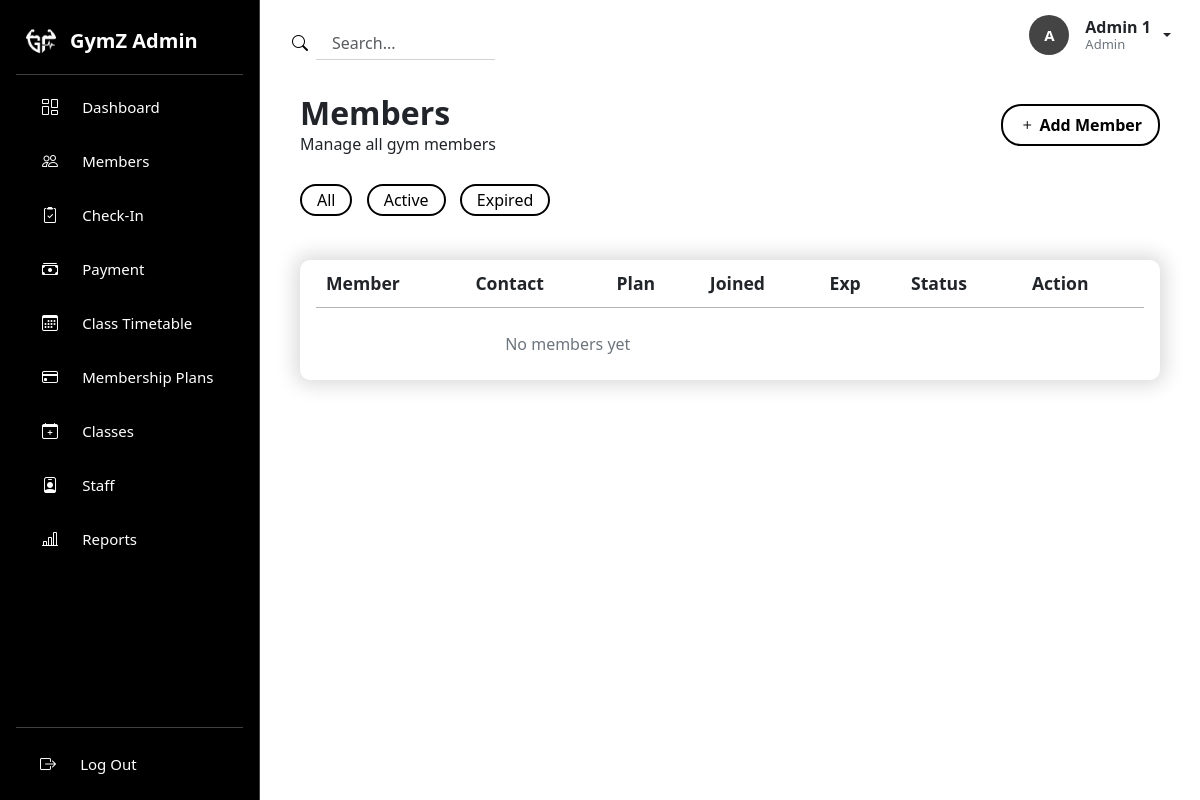
The app's page /operations/members.php (signed in), older data.
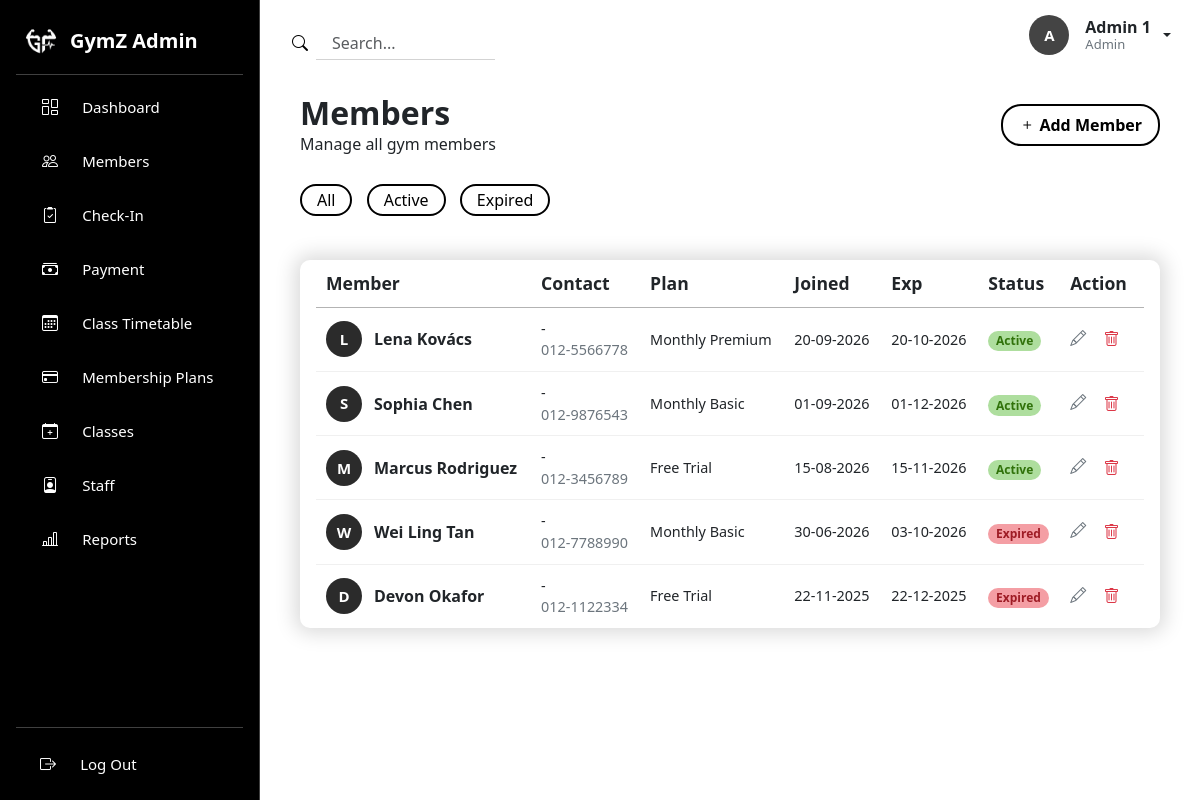
The same page, newer data.
### tables this page shows
CREATE TABLE members (
	member_id INT AUTO_INCREMENT PRIMARY KEY,
    name VARCHAR(255) NOT NULL,
    contact VARCHAR(20) NOT NULL,
    join_date DATE NOT NULL,
    plan_id INT NOT NULL, 
    expiry_date DATE NOT NULL,
    registered_by INT NOT NULL,
    CONSTRAINT fk_members_plan FOREIGN KEY (plan_id) REFERENCES membership_plans(plan_id),
    CONSTRAINT fk_members_user FOREIGN KEY (registered_by) REFERENCES users(user_id)
);

CREATE TABLE membership_plans (
	plan_id INT AUTO_INCREMENT PRIMARY KEY,
    plan_name VARCHAR(100) NOT NULL,
    price DEC(5,2) NOT NULL,
    duration_days INT NOT NULL
);

### operations/members.php (the view, shortened to what the changed rows need)
<?php
require_once __DIR__ . '/../config/database.php';
$sql = "SELECT m.*, p.plan_name FROM members m JOIN membership_plans p ON m.plan_id = p.plan_id WHERE 1=1";
$params = [];
$sql .= " ORDER BY join_date DESC";
$stmt = $db->prepare($sql);
$stmt->execute($params);
$members = $stmt->fetchAll(PDO::FETCH_ASSOC);
?>
<!DOCTYPE html>
<html lang="en">
<head>
    <link rel="stylesheet" href="https://cdn.jsdelivr.net/npm/bootstrap-icons@1.13.1/font/bootstrap-icons.min.css">
    <link href="https://cdn.jsdelivr.net/npm/bootstrap@5.3.8/dist/css/bootstrap.min.css" rel="stylesheet">
    <link rel="stylesheet" href="../assets/css/members.css">
    <link rel="stylesheet" href="../assets/css/sidebar.css">
    <link rel="stylesheet" href="../assets/css/navbar.css">
</head>
<body>
    <div class="d-flex min-vh-100">
        <div class="main-content flex-grow-1">
            <div class="content px-4">
                <div class="member-table mx-3 my-5 px-3">
                    <table class="table-content w-100 ">
                        <thead>
                            <tr>
                                <th>Member</th>
                                <th>Contact</th>
                                <th>Plan</th>
                                <th>Joined</th>
                                <th>Exp</th>
                                <th>Status</th>
                                <th>Action</th>
                            </tr>
                        </thead>
                        <tbody>
                            <?php if (empty($members)): ?>
                                <tr>
                                    <td colspan="4" class="text-center text-secondary py-4">No members yet</td>
                                </tr>
                            <?php else: ?>
                                <?php foreach ($members as $member):
                                    $isActive = strtotime($member['expiry_date']) >= strtotime('today');
                                ?>
                                    <tr>
                                        <td class="fw-semibold">
                                            <div class="d-flex align-items-center gap-2">
                                                <div class="avatar d-flex justify-content-center align-items-center me-1">
                                                    <?= htmlspecialchars(strtoupper(substr($member['name'], 0, 1))) ?>
                                                </div>
                                                <span><?= htmlspecialchars($member['name']) ?></span>
                                            </div>
                                        </td>
                                        <td class="contact">
                                            <div><?= htmlspecialchars($member['email'] ?? '-') ?></div>
                                            <div class="text-secondary"><?= htmlspecialchars($member['contact']) ?></div>
                                        </td>
                                        <td class="plan"><?= htmlspecialchars($member['plan_name']) ?></td>
                                        <td class="joined"><?= htmlspecialchars(date('d-m-Y', strtotime($member['join_date']))) ?></td>
                                        <td class="expired"><?= htmlspecialchars(date('d-m-Y', strtotime($member['expiry_date']))) ?></td>
                                        <td>
                                            <span class="badge rounded-pill <?= $isActive ? 'badge-active' : 'badge-expired' ?>">
                                                <?= $isActive ? 'Active' : 'Expired' ?>
                                            </span>
                                        </td>
                                        <td>
                                            <a href="/members?action=new&edit=<?= $member['member_id'] ?>" class="editBtn"><i class="bi bi-pencil text-secondary"></i></a>
                                            <form action="/members" method="POST" class="d-inline" onsubmit="return confirm('Delete this member?');">
                                                <button type="submit" class="btn-icon btn text-danger">
                                                    <i class="bi bi-trash"></i>
                                                </button>
                                            </form>
                                        </td>
                                    </tr>
                                <?php endforeach; ?>
                            <?php endif; ?>
                        </tbody>
                    </table>
                </div>
            </div>
        </div>
    </div>
</body>
</html>

Row changes from the older to the newer data that the page shows:
added members: name "L", name "Lena Kovács", email "-", contact "012-5566778", plan.plan_name "Monthly Premium", join_date "20-09-2026", expiry_date "20-10-2026", shows "Active"
added members: name "S", name "Sophia Chen", email "-", contact "012-9876543", plan.plan_name "Monthly Basic", join_date "01-09-2026", expiry_date "01-12-2026", shows "Active"
added members: name "M", name "Marcus Rodriguez", email "-", contact "012-3456789", plan.plan_name "Free Trial", join_date "15-08-2026", expiry_date "15-11-2026", shows "Active"
added members: name "W", name "Wei Ling Tan", email "-", contact "012-7788990", plan.plan_name "Monthly Basic", join_date "30-06-2026", expiry_date "03-10-2026", shows "Expired"
added members: name "D", name "Devon Okafor", email "-", contact "012-1122334", plan.plan_name "Free Trial", join_date "22-11-2025", expiry_date "22-12-2025", shows "Expired"
Text that changed along with them:
text no longer shown: "No members yet"
